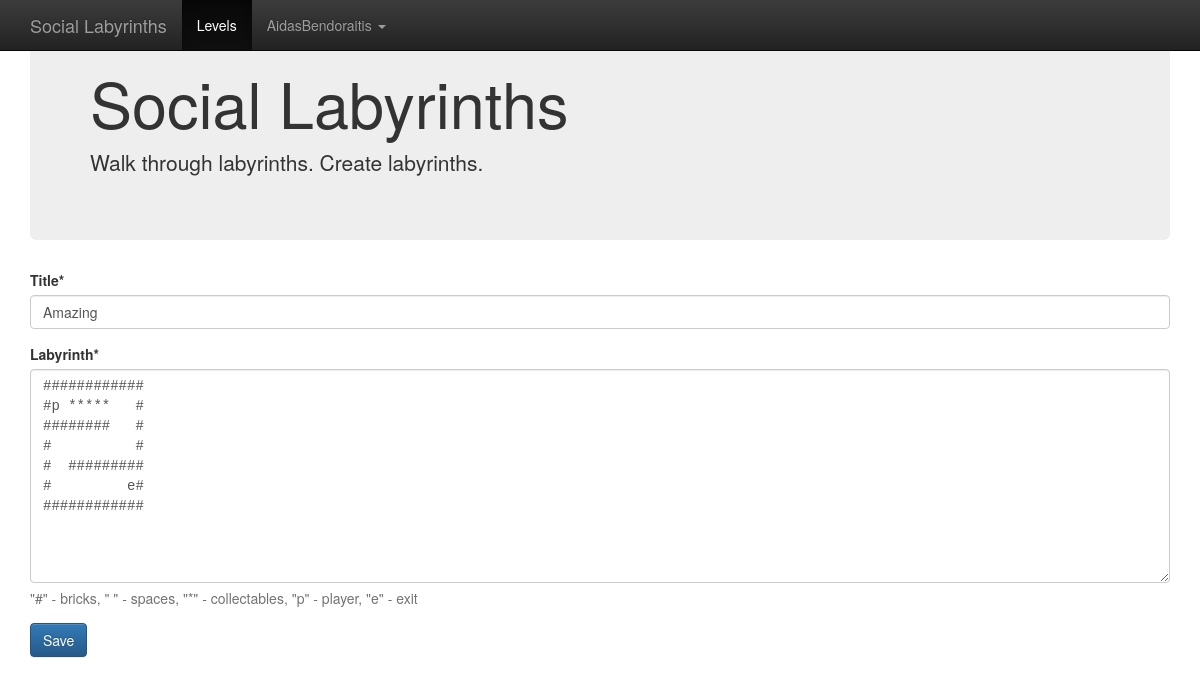
Page /levels/amazing/change/ (signed in) on the earlier database version.
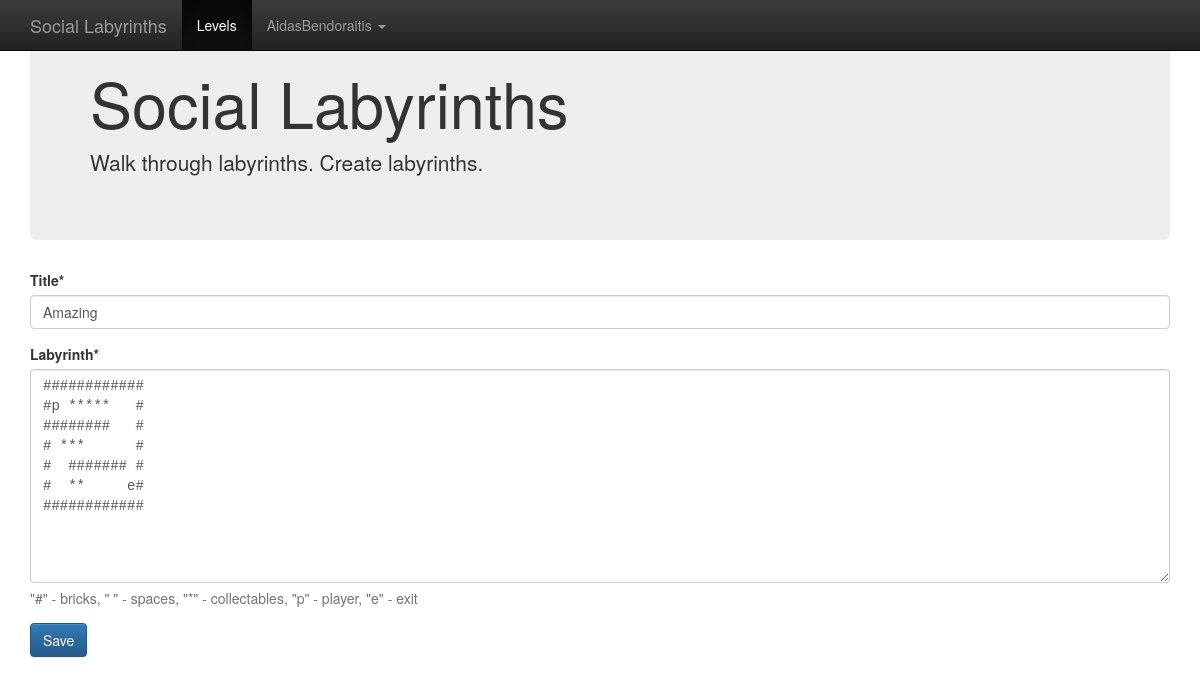
Same page on the later database version.
### levels/models.py (models this page shows, shortened)
class Level(models.Model):
    created = models.DateTimeField(_("created"), auto_now_add=True)
    modified = models.DateTimeField(_("modified"), auto_now=True)
    author = models.ForeignKey("auth.User", verbose_name=_("author"))
    title = models.CharField(_("title"), max_length=255)
    slug = models.SlugField(_("slug"), max_length=255)
    labyrinth = models.TextField(_("labyrinth"), help_text=_('"#" - bricks, " " - spaces, "*" - collectables, "p" - player, "e" - exit'))
    class Meta:
        verbose_name = _("Level")
        verbose_name_plural = _("Levels")

### levels/views.py (the view)
# urls.py: url(r'^(?P<slug>[^/]+)/change/$', change_level, name="change_level"),
@login_required
def change_level(request, slug):
    level = get_object_or_404(Level, slug=slug)
    if level.author != request.user:
        return HttpResponseForbidden('You do not have permissions to edit this level.')
    if request.method == "POST":
        form = LevelForm(request, data=request.POST, instance=level)
        if form.is_valid():
            level = form.save()
            return redirect('level_detail', slug=level.slug)
    else:
        form = LevelForm(request, instance=level)
    return render(request, 'levels/change_level.html', {'form': form})

### levels/views.py (shortened to what this page needs)
class LevelForm(forms.ModelForm):
    class Meta:
        model = Level
        fields = ['title', 'labyrinth']
    def __init__(self, request, *args, **kwargs):
        super(LevelForm, self).__init__(*args, **kwargs)
        self.request = request
        self.helper = FormHelper()
        self.helper.form_action = ""
        self.helper.form_method = "POST"
        self.helper.layout = layout.Layout(
            "title",
            "labyrinth",
            bootstrap.FormActions(
                layout.Submit('submit', _('Save')),
            )
        )

### social_labyrinth/templates/levels/change_level.html (shortened to what this page needs)
{% extends "base.html" %}
{% load crispy_forms_tags %}
{% block content %}
    {% crispy form %}
{% endblock %}

Differences in the rows shown:
changed Level "Amazing": labyrinth "############ #p ***** # ######## # # # # ######### # e# ############" → "############ #p ***** # ######## # # *** # # ####### # # ** e# ############"
